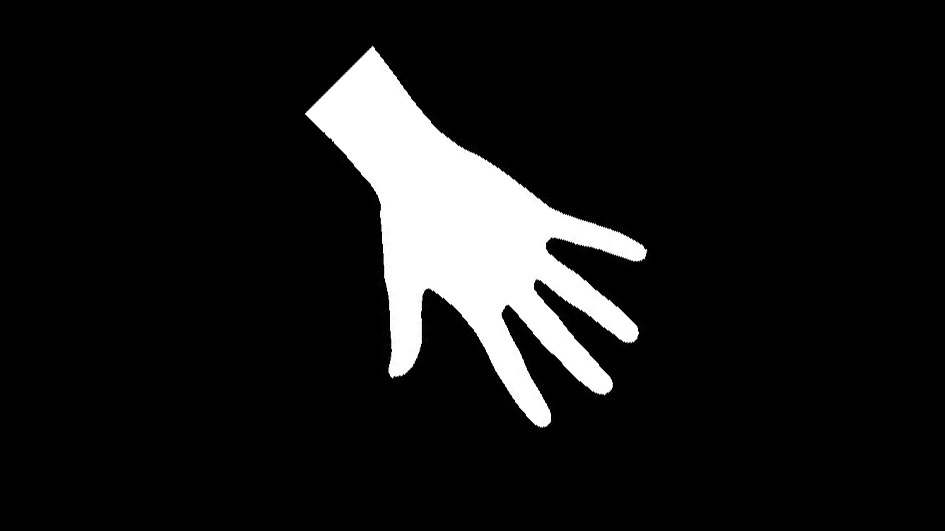
#> input picture code_40/05gesture_recognition/test3.jpg, 945 x 531 px, found by its file name
$ python gesture_recognition.py
#> lines starting #> are read from the running program, lines starting #| are printed output that depends on the picture; after the words box and inside, x2 and y2 are one past the last pixel; in counts of white or black regions, pixels touching at a corner belong together
#实现所有手势识别0-5
import cv2
import numpy as np
import math
img=cv2.imread('F:/PythonProject/Images_Process/ComputeVersion_40/05gesture_recognition/test3.jpg',1)
#> img is the input picture: shape (531, 945, 3); min 0, max 255, mean 23.6
#色彩空间转换和预处理
gray=cv2.cvtColor(img,cv2.COLOR_BGR2GRAY)
# 使用自适应阈值替代全局阈值
ret,binary = cv2.threshold(gray,127,255,cv2.THRESH_BINARY)
#> binary: shape (531, 945); 9.3% white; 1 white region, box (x1, y1, x2, y2) and area: (305, 46, 647, 428) 46540
cv2.imshow('binary',binary)
kernel=np.ones(shape=(3,3),dtype=np.uint8)
mask = cv2.morphologyEx(binary, cv2.MORPH_CLOSE, kernel, iterations=2)  # 使用闭运算替代
#> mask: shape (531, 945); 9.3% white; 1 white region
cv2.imshow('filtered',mask)
#获取轮廓、轮廓面积、凸包、凸包面积
contours,hierarchy=cv2.findContours(mask,cv2.RETR_TREE,cv2.CHAIN_APPROX_SIMPLE)
#> contours = 1 contour; box (x1, y1, x2, y2) and area: (305, 46, 647, 428) 45826
cv2.drawContours(img,contours,-1,(255,0,0),1)
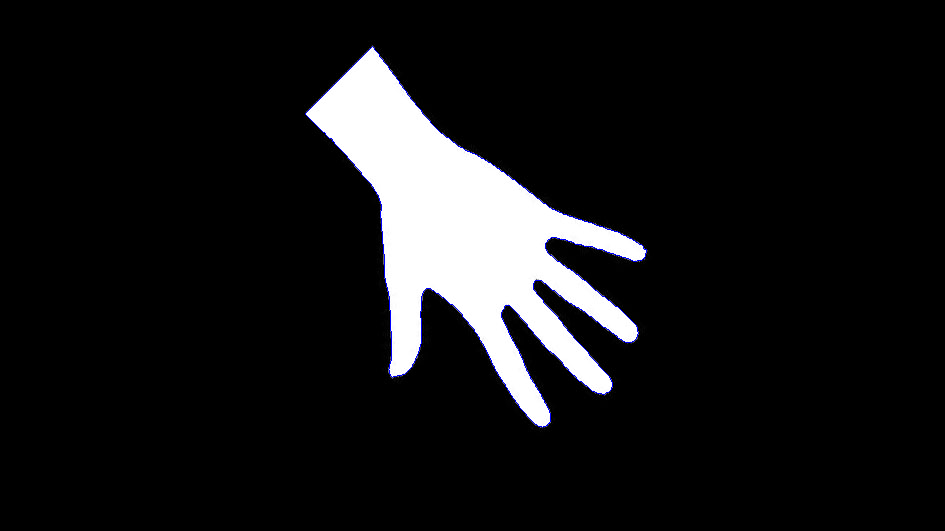
#> img: shape (531, 945, 3); 0.31% of pixels changed, all inside (x1, y1, x2, y2) = (305, 46, 647, 428)
cnt=max(contours, key=lambda x:cv2.contourArea(x))
#> cnt = contour of 643 points, box (x1, y1, x2, y2) (305, 46, 647, 428), area 45826
cnt_area=cv2.contourArea(cnt)
#> cnt_area = 45825.5
hull=cv2.convexHull(cnt)
#> hull = contour of 17 points, box (x1, y1, x2, y2) (305, 46, 647, 428), area 76661
hull_area=cv2.contourArea(hull)
#> hull_area = 76661
area_ratio=cnt_area/hull_area #ratio大于0.9是0，小于的是数字1
#> area_ratio = 0.598
#获取凸缺陷
hull=cv2.convexHull(cnt,returnPoints=False)
#> hull = 17 values, max 497 at index 0, min 0 at index 16, mean 224.8
defects=cv2.convexityDefects(cnt,hull)
#> defects = [[497, 0, 604, 7566], [2, 66, 34, 11399], [66, 68, 67, 114], [69, 176, 103, 24695], [176, 178, 177, 186], [178, 180, 179, 162], [180, 182, 181, 114], [182, 313, 269, 32136], [314, 394, 345, 29878], [394, 396, 395, 162], [396, 492, 432, 25957], [493, 497, 494, 362]]
#凸缺陷处理
n=0
for i in range(defects.shape[0]):
    s,e,f,d=defects[i,0]#s 起点 e 终点 f 轮廓上距离凸包最远的点 d 最远点到凸包的近似距离
    start=tuple(cnt[s][0])
    end=tuple(cnt[e][0])
    far=tuple(cnt[f][0])
    a = math.dist(start, end)  # 更简洁的距离计算
    b = math.dist(far, start)
    c = math.dist(far, end)

    denominator = 2 * b * c
    if denominator == 0:
        continue  # 跳过无效计算

    cos_theta = (b ** 2 + c ** 2 - a ** 2) / denominator
    cos_theta = np.clip(cos_theta, -1.0, 1.0)  # 限制数值范围
    angle = math.degrees(math.acos(cos_theta))  # 直接使用math.degrees

    actual_d = d / 256.0  # 修正深度值
    if angle <= 90 and actual_d > 20:
        n += 1
        cv2.circle(img, far, 3, ( 255, 0,255), -1)
        cv2.line(img, start, end, (0, 255, 0), 2)
#> this loop made 12 passes
#> (s, e, f, d, start, end, far, a) on passes 1 to 10: (497, 0, 604, 7566, (641, 244), (372, 46), (458, 146), 334), (2, 66, 34, 11399, (305, 114), (389, 373), (381, 204), 272.3), (66, 68, 67, 114, (389, 373), (390, 375), (390, 374), 2.24), (69, 176, 103, 24695, (392, 377), (538, 426), (430, 288), 154), (176, 178, 177, 186, (538, 426), (542, 427), (541, 426), 4.12), (178, 180, 179, 162, (542, 427), (545, 426), (543, 426), 3.16), (180, 182, 181, 114, (545, 426), (547, 425), (546, 425), 2.24), (182, 313, 269, 32136, (547, 425), (608, 392), (505, 305), 69.35), (314, 394, 345, 29878, (611, 389), (637, 336), (533, 283), 59.03), (394, 396, 395, 162, (637, 336), (638, 333), (637, 334), 3.16)
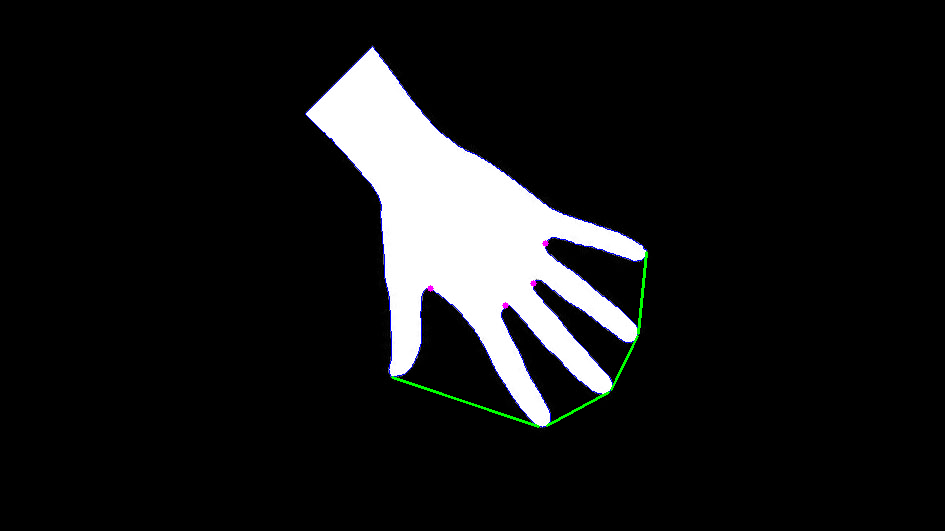
#> img: shape (531, 945, 3); 0.23% of pixels changed, all inside (x1, y1, x2, y2) = (391, 240, 648, 428)
#> after the loop, n = 4

# 分类逻辑优化
if n == 0:
    result = 'finger:0' if area_ratio > 0.8 else 'finger:1'  # 调整阈值
elif n==1:
    result = 'finger:2'  # 假设 n+1 是手指数
elif n==2:
    result='finger:3'
elif n==3:
    result='finger:4'
elif n==4:
    result='finger:5'
else:
    result='wrong'

cv2.putText(img,result,(80,80),cv2.FONT_HERSHEY_PLAIN,2,(255,0,0),3)
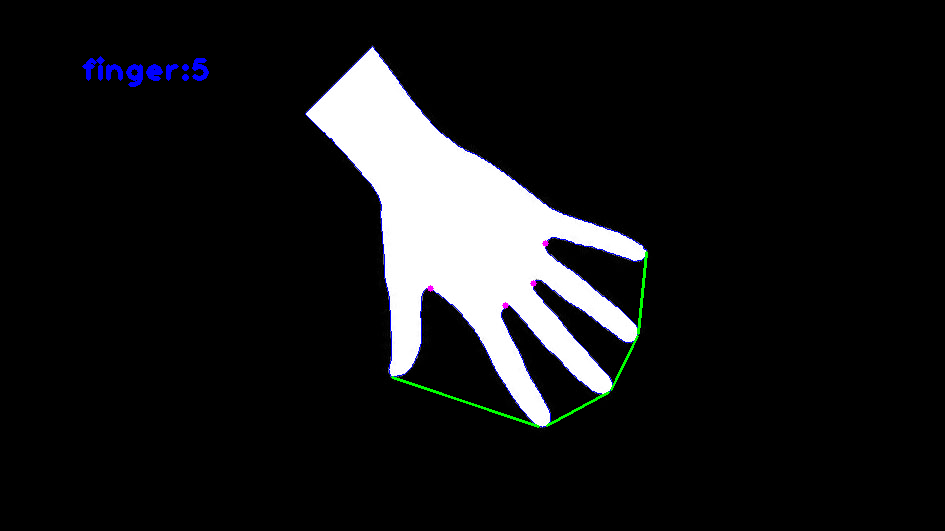
#> img: shape (531, 945, 3); 0.26% of pixels changed, all inside (x1, y1, x2, y2) = (82, 56, 209, 87)
cv2.imshow('result',img)
cv2.waitKey()
cv2.destroyAllWindows()

$ run again, with code_40/05gesture_recognition/test1.jpg copied over code_40/05gesture_recognition/test3.jpg
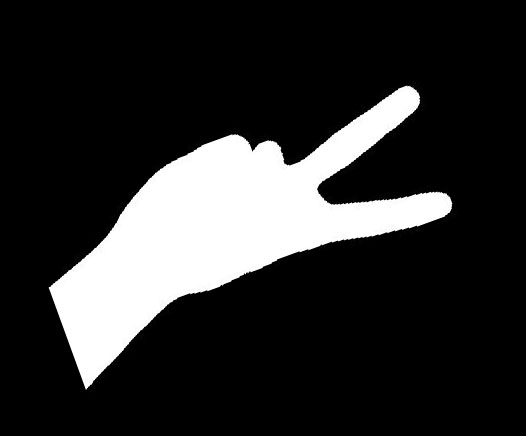
#> input picture code_40/05gesture_recognition/test1.jpg, 526 x 436 px, found by its file name
#> img is the input picture: shape (436, 526, 3); min 0, max 255, mean 45.4
#> binary: shape (436, 526); 17.8% white; 1 white region, box (x1, y1, x2, y2) and area: (49, 86, 452, 389) 40877
#> mask: shape (436, 526); 17.8% white; 1 white region
#> contours = 1 contour; box (x1, y1, x2, y2) and area: (49, 86, 452, 389) 40327
#> cnt = contour of 673 points, box (x1, y1, x2, y2) (49, 86, 452, 389), area 40327
#> cnt_area = 40327
#> `hull=cv2.convexHull(cnt)`: hull = contour of 25 points, box (x1, y1, x2, y2) (49, 86, 452, 389), area 61233
#> hull_area = 61233
#> area_ratio = 0.659
#> `hull=cv2.convexHull(cnt,returnPoints=False)`: hull = 25 values, max 672 at index 0, min 0 at index 24, mean 312.2
#> defects = 19 rows, first 6: [0, 115, 70, 11675], [115, 119, 116, 162], [119, 127, 122, 219], [127, 133, 130, 210], [133, 135, 134, 114], [135, 155, 146, 437]
#> the loop `for i in range(defects.shape[0]):` made 19 passes
#> (s, e, f, d, start, end, far, a) on passes 1 to 7: (0, 115, 70, 11675, (404, 86), (229, 135), (291, 165), 181.7), (115, 119, 116, 162, (229, 135), (223, 137), (228, 136), 6.32), (119, 127, 122, 219, (223, 137), (212, 141), (220, 139), 11.7), (127, 133, 130, 210, (212, 141), (204, 144), (209, 143), 8.54), (133, 135, 134, 114, (204, 144), (202, 145), (203, 145), 2.24), (135, 155, 146, 437, (202, 145), (172, 161), (185, 156), 34), (155, 159, 156, 176, (172, 161), (167, 164), (170, 163), 5.83)
#> after the loop `for i in range(defects.shape[0]):`:
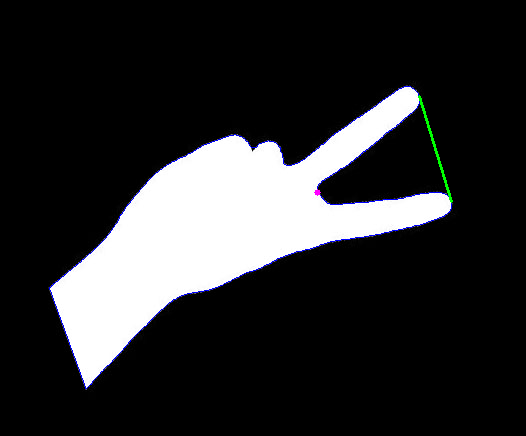
#> img: shape (436, 526, 3); mean B, G, R 45.7, 44.7, 44.4
#> after the loop `for i in range(defects.shape[0]):`: n = 1
#> `cv2.putText(img,result,(80,80),cv2.FONT_HERSHEY_PLAIN,2,(255,0,0),3)`:
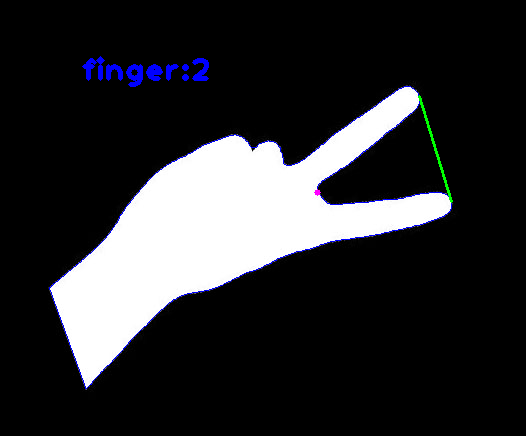
#> img: shape (436, 526, 3); 0.57% of pixels changed, all inside (x1, y1, x2, y2) = (82, 56, 209, 87)

$ run again, with code_40/05gesture_recognition/test2.jpg copied over code_40/05gesture_recognition/test3.jpg
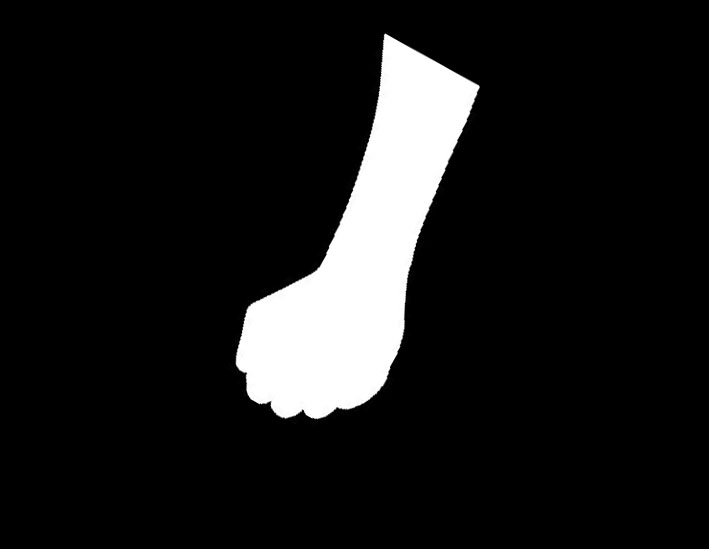
#> input picture code_40/05gesture_recognition/test2.jpg, 709 x 549 px, found by its file name
#> img is the input picture: shape (549, 709, 3); min 0, max 255, mean 25.4
#> binary: shape (549, 709); 10% white; 1 white region, box (x1, y1, x2, y2) and area: (236, 34, 480, 419) 38806
#> mask: shape (549, 709); 10% white; 1 white region
#> contours = 1 contour; box (x1, y1, x2, y2) and area: (236, 34, 480, 419) 38389
#> cnt = contour of 546 points, box (x1, y1, x2, y2) (236, 34, 480, 419), area 38389
#> cnt_area = 38389
#> `hull=cv2.convexHull(cnt)`: hull = contour of 31 points, box (x1, y1, x2, y2) (236, 34, 480, 419), area 50319
#> hull_area = 50319
#> area_ratio = 0.763
#> `hull=cv2.convexHull(cnt,returnPoints=False)`: hull = 31 values, max 545 at index 0, min 0 at index 30, mean 268.7
#> defects = 27 rows, first 6: [0, 166, 105, 11938], [166, 168, 167, 285], [168, 170, 169, 186], [170, 184, 173, 371], [184, 186, 185, 210], [187, 203, 196, 1634]
#> the loop `for i in range(defects.shape[0]):` made 27 passes
#> (s, e, f, d, start, end, far, a) on passes 1 to 7: (0, 166, 105, 11938, (384, 34), (247, 309), (326, 255), 307.2), (166, 168, 167, 285, (247, 309), (245, 314), (247, 312), 5.39), (168, 170, 169, 186, (245, 314), (244, 318), (245, 317), 4.12), (170, 184, 173, 371, (244, 318), (237, 349), (243, 329), 31.78), (184, 186, 185, 210, (237, 349), (236, 355), (237, 354), 6.08), (187, 203, 196, 1634, (236, 365), (247, 393), (246, 373), 30.08), (203, 205, 204, 114, (247, 393), (248, 395), (248, 394), 2.24)
#> after the loop `for i in range(defects.shape[0]):`: n = 0
#> result = 'finger:1'
#> `cv2.putText(img,result,(80,80),cv2.FONT_HERSHEY_PLAIN,2,(255,0,0),3)`:
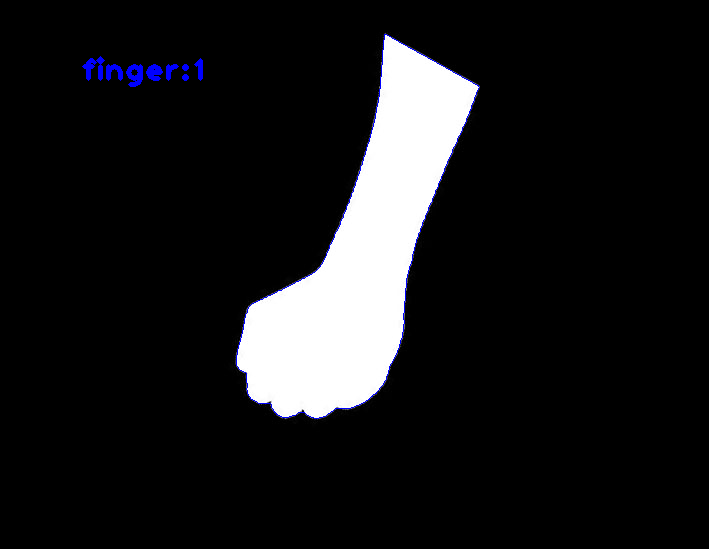
#> img: shape (549, 709, 3); mean B, G, R 26.3, 24.9, 24.9

$ run again, with code_40/05gesture_recognition/o1.jpg copied over code_40/05gesture_recognition/test3.jpg
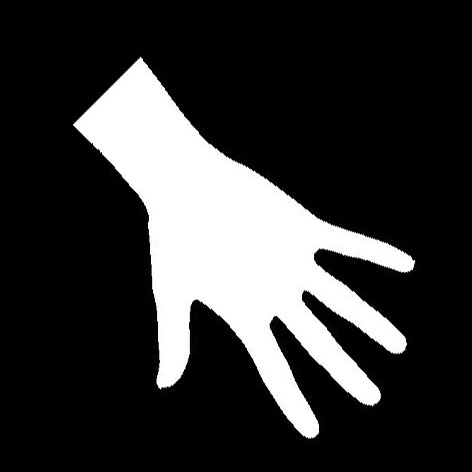
#> input picture code_40/05gesture_recognition/o1.jpg, 472 x 472 px, found by its file name
#> img is the input picture: shape (472, 472, 3); min 0, max 255, mean 53.3
#> `ret,binary = cv2.threshold(gray,127,255,cv2.THRESH_BINARY)`:
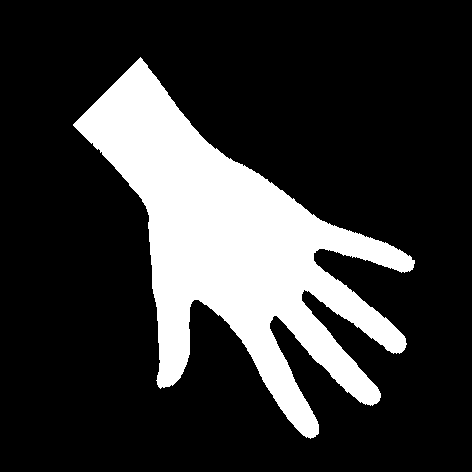
#> binary: shape (472, 472); 20.9% white; 1 white region, box (x1, y1, x2, y2) and area: (73, 57, 415, 439) 46541
#> mask: shape (472, 472); 20.9% white; 1 white region
#> contours = 1 contour; box (x1, y1, x2, y2) and area: (73, 57, 415, 439) 45821
#> cnt = contour of 651 points, box (x1, y1, x2, y2) (73, 57, 415, 439), area 45821
#> cnt_area = 45821
#> `hull=cv2.convexHull(cnt)`: hull = contour of 17 points, box (x1, y1, x2, y2) (73, 57, 415, 439), area 76661
#> hull_area = 76661
#> area_ratio = 0.598
#> `hull=cv2.convexHull(cnt,returnPoints=False)`: hull = 17 values, max 504 at index 0, min 0 at index 16, mean 227.9
#> defects = [[504, 0, 612, 7566], [2, 64, 32, 11399], [64, 66, 65, 114], [67, 177, 101, 24695], [177, 179, 178, 186], [179, 181, 180, 162], [181, 183, 182, 114], [183, 322, 275, 32136], [323, 402, 354, 29878], [402, 404, 403, 162], [404, 499, 438, 25982], [500, 504, 501, 362]]
#> the loop `for i in range(defects.shape[0]):` made 12 passes
#> (s, e, f, d, start, end, far, a) on passes 1 to 6: (504, 0, 612, 7566, (409, 255), (140, 57), (226, 157), 334), (2, 64, 32, 11399, (73, 125), (157, 384), (149, 215), 272.3), (64, 66, 65, 114, (157, 384), (158, 386), (158, 385), 2.24), (67, 177, 101, 24695, (160, 388), (306, 437), (198, 299), 154), (177, 179, 178, 186, (306, 437), (310, 438), (309, 437), 4.12), (179, 181, 180, 162, (310, 438), (313, 437), (311, 437), 3.16)
#> after the loop `for i in range(defects.shape[0]):`: n = 4
#> `cv2.putText(img,result,(80,80),cv2.FONT_HERSHEY_PLAIN,2,(255,0,0),3)`:
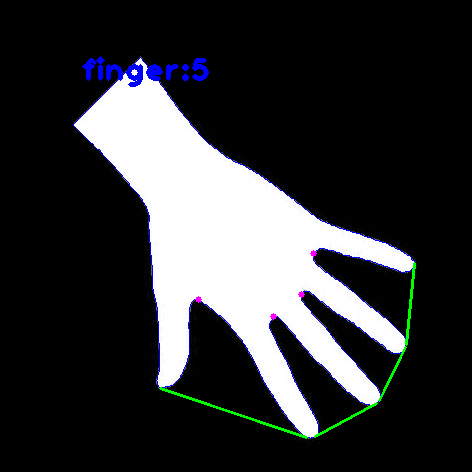
#> img: shape (472, 472, 3); mean B, G, R 54.7, 52.5, 51.5
